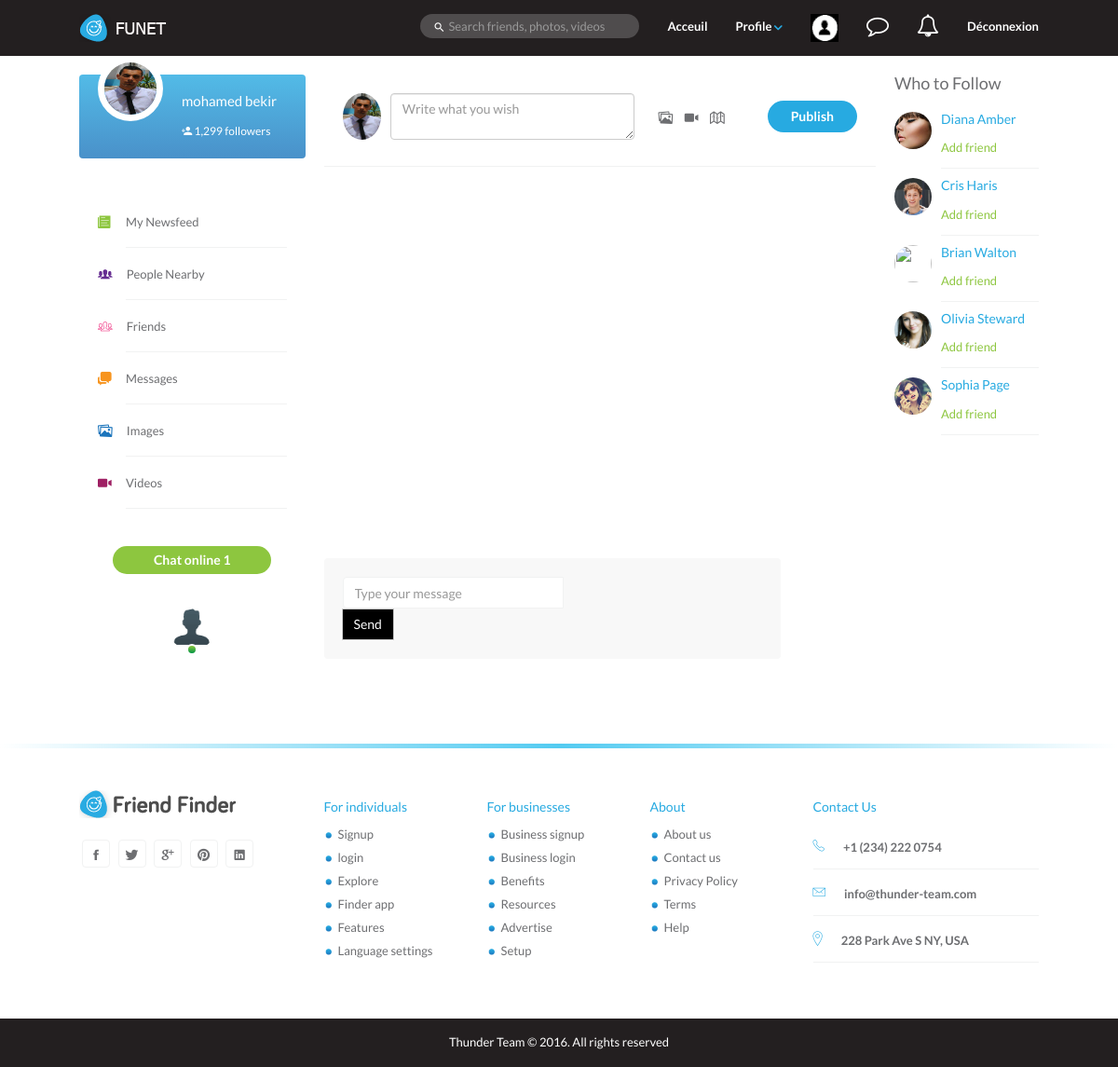
Page /Font-office/messages.php (signed in) on the committed database.
### tables this page shows
CREATE TABLE `membre` (
  `id_membre` int(11) NOT NULL,
  `email` varchar(50) NOT NULL,
  `password` varchar(50) NOT NULL,
  `nom` varchar(50) NOT NULL,
  `prenom` varchar(50) NOT NULL,
  `date_naissance` date NOT NULL,
  `Sexe` varchar(10) NOT NULL,
  `ville` varchar(50) NOT NULL,
  `url_photo_profil` varchar(255) NOT NULL,
  `url_photo_couverture` varchar(255) NOT NULL,
  `login` int(11) NOT NULL,
  `logout` int(11) NOT NULL
);

### Font-office/messages.php (the view, shortened to what this page needs)
<?php
$db = mysqli_connect("localhost", "root", "", "funet");
$email=$_SESSION["email"];
$result = mysqli_query($db, "SELECT * FROM membre where email='$email'");
   while ($ligne = mysqli_fetch_array($result)) {
    $img=$ligne[8];
    $nom=$ligne[3]." ".$ligne[4];
    }
?>
<!DOCTYPE html>
<html lang="en">
<head>
		<link rel="stylesheet" href="css/bootstrap.min.css" />
    <link rel="stylesheet" href="css/jquery.scrollbar.css" />
		<link rel="stylesheet" href="css/style.css" />
		<link rel="stylesheet" href="css/ionicons.min.css" />
    <link rel="stylesheet" href="css/font-awesome.min.css" />
    <link href="css/emoji.css" rel="stylesheet">
	</head>
  <body>
   <?php
     include("menu.php");
     ?>
    <div id="page-contents">
    	<div class="container">
    		<div class="row">
          <div class="col-md-3 static">
            <div class="profile-card">
              <?php echo " <img class='profile-photo'  src='avatar/Profile/".$img."' >";?>
              <h5><a href="timeline.html" class="text-white"><?php echo $nom;  ?></a></h5>
              <a href="#" class="text-white"><i class="ion ion-android-person-add"></i> 1,299 followers</a>
            </div>
            <ul class="nav-news-feed">
              <li><i class="icon ion-ios-paper"></i><div><a href="newsfeed.html">My Newsfeed</a></div></li>
              <li><i class="icon ion-ios-people"></i><div><a href="newsfeed-people-nearby.html">People Nearby</a></div></li>
              <li><i class="icon ion-ios-people-outline"></i><div><a href="newsfeed-friends.html">Friends</a></div></li>
              <li><i class="icon ion-chatboxes"></i><div><a href="newsfeed-messages.html">Messages</a></div></li>
              <li><i class="icon ion-images"></i><div><a href="newsfeed-images.html">Images</a></div></li>
              <li><i class="icon ion-ios-videocam"></i><div><a href="newsfeed-videos.html">Videos</a></div></li>
            </ul>
                     <?php  include("discussion.php") ;  ?>
          </div>
    			<div class="col-md-7">
              <?php
            include("Publish.php");
            ?>
            <div class="chat-room">
              <div  class="row">
                <div class="col-md-10">
                  <div class="tab-content scrollbar-wrapper wrapper scrollbar-outer"  >
                  </div>
                  <div class="send-message">
                    <div class="input-group">
          <form method="POST" action="action/insertmessege.php?id_des=<?php echo $_GET['id_membre'] ; ?>">
    <input type="text" class="form-control" name="msg" placeholder="Type your message">
                      <span class="input-group-btn">
                        <button class="btn btn-default" type="submit">Send</button>
                        <br/>
                      </span>
                       </form>
                    </div>
                  </div>
                </div>
                <div class="clearfix"></div>
              </div>
            </div>
          </div>
    			<div class="col-md-2 static">
            <div class="suggestions" id="sticky-sidebar">
              <h4 class="grey">Who to Follow</h4>
              <div class="follow-user">
                <img src="images/users/user-11.jpg" alt="" class="profile-photo-sm pull-left" />
                <div>
                  <h5><a href="timeline.html">Diana Amber</a></h5>
                  <a href="#" class="text-green">Add friend</a>
                </div>
              </div>
              <div class="follow-user">
                <img src="images/users/user-12.jpg" alt="" class="profile-photo-sm pull-left" />
                <div>
                  <h5><a href="timeline.html">Cris Haris</a></h5>
                  <a href="#" class="text-green">Add friend</a>
                </div>
              </div>
              <div class="follow-user">
                <img src="images/users/user-13.jpg" alt="" class="profile-photo-sm pull-left" />
                <div>
                  <h5><a href="timeline.html">Brian Walton</a></h5>
                  <a href="#" class="text-green">Add friend</a>
                </div>
              </div>
              <div class="follow-user">
                <img src="images/users/user-14.jpg" alt="" class="profile-photo-sm pull-left" />
                <div>
                  <h5><a href="timeline.html">Olivia Steward</a></h5>
                  <a href="#" class="text-green">Add friend</a>
                </div>
              </div>
              <div class="follow-user">
                <img src="images/users/user-15.jpg" alt="" class="profile-photo-sm pull-left" />
                <div>
                  <h5><a href="timeline.html">Sophia Page</a></h5>
                  <a href="#" class="text-green">Add friend</a>
                </div>
              </div>
            </div>
          </div>
    		</div>
    	</div>
    </div>
    <footer id="footer">
      <div class="container">
      	<div class="row">
          <div class="footer-wrapper">
            <div class="col-md-3 col-sm-3">
              <a href="#"><img src="images/logo-black.png" alt="" class="footer-logo" /></a>
              <ul class="list-inline social-icons">
              	<li><a href="#"><i class="icon ion-social-facebook"></i></a></li>
              	<li><a href="#"><i class="icon ion-social-twitter"></i></a></li>
              	<li><a href="#"><i class="icon ion-social-googleplus"></i></a></li>
              	<li><a href="#"><i class="icon ion-social-pinterest"></i></a></li>
              	<li><a href="#"><i class="icon ion-social-linkedin"></i></a></li>
              </ul>
            </div>
            <div class="col-md-2 col-sm-2">
              <h5>For individuals</h5>
              <ul class="footer-links">
                <li><a href="#">Signup</a></li>
                <li><a href="#">login</a></li>
                <li><a href="#">Explore</a></li>
                <li><a href="#">Finder app</a></li>
                <li><a href="#">Features</a></li>
                <li><a href="#">Language settings</a></li>
              </ul>
            </div>
            <div class="col-md-2 col-sm-2">
              <h5>For businesses</h5>
              <ul class="footer-links">
                <li><a href="#">Business signup</a></li>
                <li><a href="#">Business login</a></li>
                <li><a href="#">Benefits</a></li>
                <li><a href="#">Resources</a></li>
                <li><a href="#">Advertise</a></li>
                <li><a href="#">Setup</a></li>
              </ul>
            </div>
            <div class="col-md-2 col-sm-2">
              <h5>About</h5>
              <ul class="footer-links">
                <li><a href="#">About us</a></li>
                <li><a href="#">Contact us</a></li>
                <li><a href="#">Privacy Policy</a></li>
                <li><a href="#">Terms</a></li>
                <li><a href="#">Help</a></li>
              </ul>
            </div>
            <div class="col-md-3 col-sm-3">
              <h5>Contact Us</h5>
              <ul class="contact">
                <li><i class="icon ion-ios-telephone-outline"></i>+1 (234) 222 0754</li>
                <li><i class="icon ion-ios-email-outline"></i>info@thunder-team.com</li>
                <li><i class="icon ion-ios-location-outline"></i>228 Park Ave S NY, USA</li>
              </ul>
            </div>
          </div>
      	</div>
      </div>
      <div class="copyright">
        <p>Thunder Team © 2016. All rights reserved</p>
      </div>
		</footer>
  </body>
</html>

### Font-office/discussion.php
               <div id="chat-block">
            <?php
$sql = "SELECT DISTINCT(m.email),m.id_membre,m.url_photo_profil,m.nom,m.prenom FROM invitation i , membre m WHERE (sender LIKE '$email' OR receiver LIKE '$email') AND stat LIKE 'friend' and (m.email=i.sender or m.email=i.receiver) and (m.login-m.logout)>0 and m.email <> '$email' ";
              $result = $db->query($sql);
            $count =$result->num_rows ;
 ?>
              <div class="title">Chat online <?php echo  $count ;?> </div>
              <ul class="online-users list-inline">
                  <?php
                  while($row= $result->fetch_assoc())
              {
                  ?>
       <li><a href="messages.php?id_membre=<?php echo $row['id_membre']; ?>" title="<?php echo $row['nom']." ".$row['prenom']; ?>">
  <?php echo " <img class='img-responsive profile-photo' alt='user' src='avatar/Profile/".$row["url_photo_profil"]."' >";?>
                  <span class="online-dot"></span></a>
                  <?php } ?>
                </li>
              </ul>
            </div>

### Font-office/Publish.php (shortened to what this page needs)
<?php
 $db = mysqli_connect("localhost", "root", "", "funet");
$email=$_SESSION["email"];
$result = mysqli_query($db, "SELECT * FROM membre where email='$email'");
   while ($ligne = mysqli_fetch_array($result)) {
    $img=$ligne[8];
    }
?>
<form method="POST" action="action/publication.php" enctype="multipart/form-data">
<div class="create-post">
            	<div class="row">
            		<div class="col-md-7 col-sm-7">
                  <div class="form-group">
          <?php echo " <img class='profile-photo-md'  src='avatar/Profile/".$img."' >";?>
                    <textarea name="statut" id="exampleTextarea" cols="30" rows="1" class="form-control" placeholder="Write what you wish"></textarea>
                  </div>
                </div>
            		<div class="col-md-5 col-sm-5">
                  <div class="tools">
                    <ul class="publishing-tools list-inline">
                      <li ><a href="#"><i id="images"  class="ion-images"></i></a></li>
                      <li ><a href="#"><i id="videos" class="ion-ios-videocam"></i></a></li>
                      <li><a href="#"><i class="ion-map"></i></a></li>
                    </ul>
                    <button class="btn btn-primary pull-right" name="upload">Publish</button>
                  </div>
                </div>
            	</div>
            </div>
            </form>

### rows in the picture
membre: url_photo_profil (picture), nom "mohamed bekir"
membre: url_photo_profil (placeholder picture)

### other values in the picture
$count "1"
